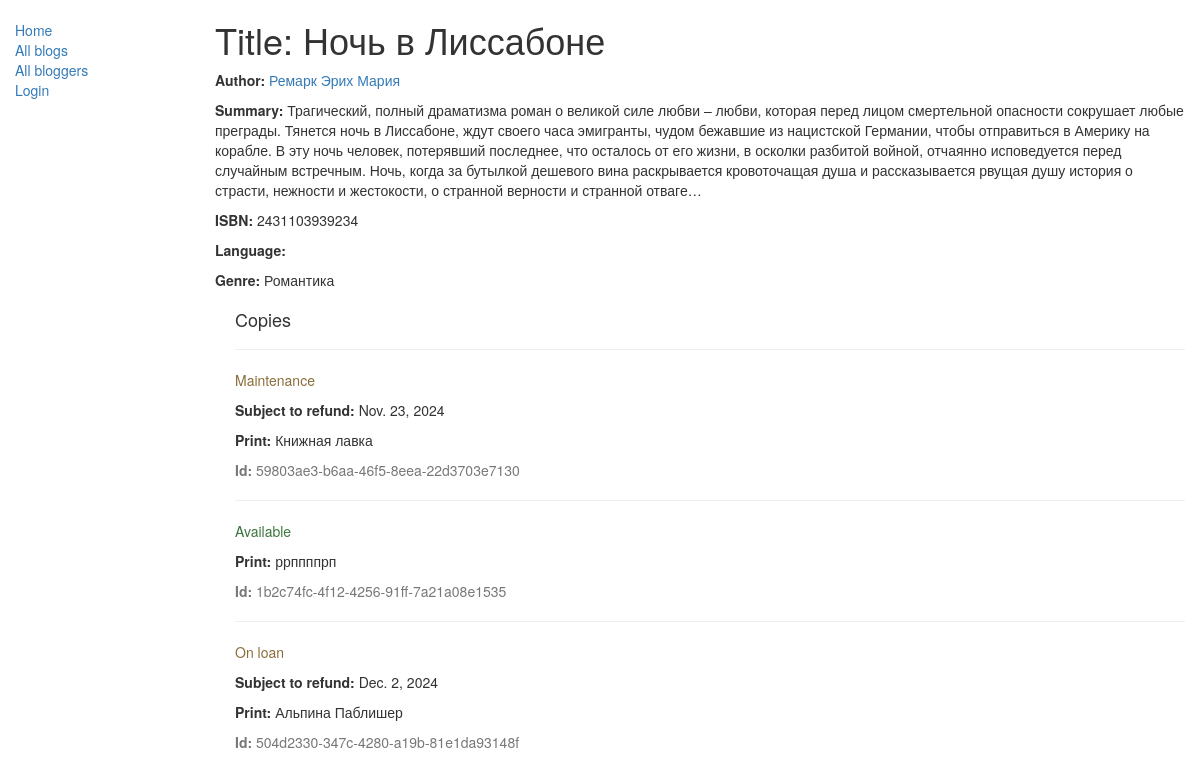
The app's page /catalog/book/1/ with its own data.
### catalog/models.py (models this page shows, shortened)
class Book(models.Model):
    title = models.CharField(max_length=200)
    author = models.ForeignKey('Author', on_delete=models.SET_NULL, null=True)
    summary = models.TextField(max_length=1000, help_text="Enter a brief description of the book")
    isbn = models.CharField('ISBN', max_length=13,
                            help_text='13 Charact <a href="https://www.isbn-international.org/content/what-isbn">ISBN номер</a>')
    genre = models.ManyToManyField('Genre', help_text="Select a genre for this book")
    def display_genre(self):
        """
        Создает строку для жанра. Это необходимо для отображения жанра в Admin.
        """
        return ', '.join([genre.name for genre in self.genre.all()[:3]])
    display_genre.short_description = 'Genre'

class Author(models.Model):
    first_name = models.CharField(max_length=100)
    last_name = models.CharField(max_length=100)
    date_of_birth = models.DateField(null=True, blank=True)
    date_of_death = models.DateField('Died', null=True, blank=True)
    def __str__(self):
        return f'{self.last_name} {self.first_name}'

class Genre(models.Model):
    name = models.CharField(max_length=200, help_text="Enter a book genre (e.g. Science Fiction, French Poetry etc.)")
    def __str__(self):
        return self.name

class BookInstance(models.Model):
    id = models.UUIDField(primary_key=True, default=uuid.uuid4,
                          help_text="Unique ID for this particular book across whole library")
    book = models.ForeignKey('Book', on_delete=models.SET_NULL, null=True)
    imprint = models.CharField(max_length=200)
    due_back = models.DateField(null=True, blank=True)
    borrower = models.ForeignKey(User, on_delete=models.SET_NULL, null=True, blank=True)
    LOAN_STATUS = (
        ('m', 'Maintenance'),
        ('o', 'On loan'),
        ('a', 'Available'),
        ('r', 'Reserved'),
    )
    status = models.CharField(max_length=1, choices=LOAN_STATUS, blank=True, default='m', help_text='Book availability')
    class Meta:
        ordering = ["due_back"]
        permissions = (("can_mark_returned", "Set book as returned"),)

### catalog/views.py (the view)
# urls.py: path('book/<int:pk>/', views.BookDetailView.as_view(), name='book-detail'),
class BookDetailView(generic.DetailView):
    model = Book

### catalog/templates/catalog/book_detail.html
{% extends "base_generic.html" %}
{% block content %}
  <h1>Title: {{ book.title }}</h1>
  <p><strong>Author:</strong> <a href="{% url 'author-detail' book.author.pk %}">{{ book.author }}</a></p>
  <p><strong>Summary:</strong> {{ book.summary }}</p>
  <p><strong>ISBN:</strong> {{ book.isbn }}</p>
  <p><strong>Language:</strong> {{ book.language }}</p>
  <p><strong>Genre:</strong> {% for genre in book.genre.all %} {{ genre }}{% if not forloop.last %}, {% endif %}{% endfor %}</p>
  <div style="margin-left:20px;margin-top:20px">
    <h4>Copies</h4>
    {% for copy in book.bookinstance_set.all %}
    <hr>
    <p class="{% if copy.status == 'a' %}text-success{% elif copy.status == 'd' %}text-danger{% else %}text-warning{% endif %}">{{ copy.get_status_display }}</p>
    {% if copy.status != 'a' %}<p><strong>Subject to refund:</strong> {{copy.due_back}}</p>{% endif %}
    <p><strong>Print:</strong> {{copy.imprint}}</p>
    <p class="text-muted"><strong>Id:</strong> {{copy.id}}</p>
    {% endfor %}
  </div>
{% endblock %}

### records on screen
Book: title "Ночь в Лиссабоне", author "Ремарк Эрих Мария", summary "Трагический, полный драматизма роман о великой силе любви – любви, которая перед лицом смертельной опасности сокрушает любые преграды. Тянется ночь в Лиссабоне, ждут своего часа эмигранты, чудом бежавшие из нацистской Германии, чтобы отправиться в Америку на корабле. В эту ночь человек, потерявший последнее, что осталось от его жизни, в осколки разбитой войной, отчаянно исповедуется перед случайным встречным. Ночь, когда за бутылкой дешевого вина раскрывается кровоточащая душа и рассказывается рвущая душу история о страсти, нежности и жестокости, о странной верности и странной отваге…", isbn "2431103939234"
Genre: name "Романтика"
BookInstance: status "Maintenance", due_back "Nov. 23, 2024", imprint "Книжная лавка", id "59803ae3-b6aa-46f5-8eea-22d3703e7130"
BookInstance: status "Available", imprint "ррппппрп", id "1b2c74fc-4f12-4256-91ff-7a21a08e1535"
BookInstance: status "On loan", due_back "Dec. 2, 2024", imprint "Альпина Паблишер", id "504d2330-347c-4280-a19b-81e1da93148f"
